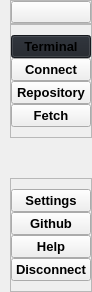
     <widget class="QCustomSlideMenu" name="leftMenuContainer" native="true">
      <property name="maximumSize">
       <size>
        <width>50</width>
        <height>16777215</height>
       </size>
      </property>
      <layout class="QVBoxLayout" name="verticalLayout">
       <property name="spacing">
        <number>0</number>
       </property>
       <property name="leftMargin">
        <number>0</number>
       </property>
       <property name="topMargin">
        <number>0</number>
       </property>
       <property name="rightMargin">
        <number>0</number>
       </property>
       <property name="bottomMargin">
        <number>0</number>
       </property>
       <item>
        <widget class="QWidget" name="leftMenuSubContainer" native="true">
         <property name="maximumSize">
          <size>
           <width>16777215</width>
           <height>16777215</height>
          </size>
         </property>
         <layout class="QVBoxLayout" name="verticalLayout_2">
          <property name="spacing">
           <number>0</number>
          </property>
          <property name="leftMargin">
           <number>10</number>
          </property>
          <property name="topMargin">
           <number>0</number>
          </property>
          <property name="rightMargin">
           <number>0</number>
          </property>
          <property name="bottomMargin">
           <number>0</number>
          </property>
          <item alignment="Qt::AlignTop">
           <widget class="QFrame" name="frame">
            <property name="frameShape">
             <enum>QFrame::StyledPanel</enum>
            </property>
            <property name="frameShadow">
             <enum>QFrame::Raised</enum>
            </property>
            <layout class="QHBoxLayout" name="horizontalLayout_2">
             <property name="spacing">
              <number>0</number>
             </property>
             <property name="leftMargin">
              <number>0</number>
             </property>
             <property name="topMargin">
              <number>0</number>
             </property>
             <property name="rightMargin">
              <number>0</number>
             </property>
             <property name="bottomMargin">
              <number>0</number>
             </property>
             <item>
              <widget class="QPushButton" name="menuBtn">
               <property name="toolTip">
                <string>Menu</string>
               </property>
               <property name="text">
                <string/>
               </property>
               <property name="icon">
                <iconset resource="resource.qrc">
                 <normaloff>:/icons/icons/menu.svg</normaloff>:/icons/icons/menu.svg</iconset>
               </property>
               <property name="iconSize">
                <size>
                 <width>24</width>
                 <height>24</height>
                </size>
               </property>
              </widget>
             </item>
            </layout>
           </widget>
          </item>
          <item alignment="Qt::AlignTop">
           <widget class="QFrame" name="frame_2">
            <property name="sizePolicy">
             <sizepolicy hsizetype="Preferred" vsizetype="Preferred">
              <horstretch>0</horstretch>
              <verstretch>0</verstretch>
             </sizepolicy>
            </property>
            <property name="font">
             <font>
              <pointsize>16</pointsize>
             </font>
            </property>
            <property name="frameShape">
             <enum>QFrame::StyledPanel</enum>
            </property>
            <property name="frameShadow">
             <enum>QFrame::Raised</enum>
            </property>
            <layout class="QVBoxLayout" name="verticalLayout_3">
             <property name="spacing">
              <number>0</number>
             </property>
             <property name="leftMargin">
              <number>0</number>
             </property>
             <property name="topMargin">
              <number>10</number>
             </property>
             <property name="rightMargin">
              <number>0</number>
             </property>
             <property name="bottomMargin">
              <number>10</number>
             </property>
             <item>
              <widget class="QPushButton" name="terminalMenuBtn">
               <property name="font">
                <font>
                 <pointsize>10</pointsize>
                 <weight>75</weight>
                 <bold>true</bold>
                </font>
               </property>
               <property name="toolTip">
                <string>Terminal for easy use</string>
               </property>
               <property name="styleSheet">
                <string notr="true">background-color: #1f232a;</string>
               </property>
               <property name="text">
                <string>Terminal</string>
               </property>
               <property name="icon">
                <iconset resource="resource.qrc">
                 <normaloff>:/icons/icons/terminal.svg</normaloff>:/icons/icons/terminal.svg</iconset>
               </property>
               <property name="iconSize">
                <size>
                 <width>24</width>
                 <height>24</height>
                </size>
               </property>
              </widget>
             </item>
             <item>
              <widget class="QPushButton" name="connectMenuBtn">
               <property name="font">
                <font>
                 <pointsize>10</pointsize>
                 <weight>75</weight>
                 <bold>true</bold>
                </font>
               </property>
               <property name="toolTip">
                <string>Connect to the server</string>
               </property>
               <property name="styleSheet">
                <string notr="true"/>
               </property>
               <property name="text">
                <string>Connect</string>
               </property>
               <property name="icon">
                <iconset resource="resource.qrc">
                 <normaloff>:/icons/icons/log-in.svg</normaloff>:/icons/icons/log-in.svg</iconset>
               </property>
               <property name="iconSize">
                <size>
                 <width>24</width>
                 <height>24</height>
                </size>
               </property>
              </widget>
             </item>
             <item>
              <widget class="QPushButton" name="repoMenuBtn">
               <property name="font">
                <font>
                 <pointsize>10</pointsize>
                 <weight>75</weight>
                 <bold>true</bold>
                </font>
               </property>
               <property name="toolTip">
                <string>Your repository</string>
               </property>
               <property name="text">
                <string>Repository</string>
               </property>
               <property name="icon">
                <iconset resource="resource.qrc">
                 <normaloff>:/icons/icons/home.svg</normaloff>:/icons/icons/home.svg</iconset>
               </property>
               <property name="iconSize">
                <size>
                 <width>24</width>
                 <height>24</height>
                </size>
               </property>
              </widget>
             </item>
             <item>
              <widget class="QPushButton" name="fetchMenuBtn">
               <property name="font">
                <font>
                 <pointsize>10</pointsize>
                 <weight>75</weight>
                 <bold>true</bold>
                </font>
               </property>
               <property name="toolTip">
                <string>Fetch files from another hostname</string>
               </property>
               <property name="text">
                <string>Fetch</string>
               </property>
               <property name="icon">
                <iconset resource="resource.qrc">
                 <normaloff>:/icons/icons/file-plus.svg</normaloff>:/icons/icons/file-plus.svg</iconset>
               </property>
               <property name="iconSize">
                <size>
                 <width>24</width>
                 <height>24</height>
                </size>
               </property>
              </widget>
             </item>
            </layout>
           </widget>
          </item>
          <item>
           <spacer name="verticalSpacer">
            <property name="orientation">
             <enum>Qt::Vertical</enum>
            </property>
            <property name="sizeHint" stdset="0">
             <size>
              <width>20</width>
              <height>40</height>
             </size>
            </property>
           </spacer>
          </item>
          <item alignment="Qt::AlignBottom">
           <widget class="QFrame" name="frame_3">
            <property name="enabled">
             <bool>true</bool>
            </property>
            <property name="frameShape">
             <enum>QFrame::StyledPanel</enum>
            </property>
            <property name="frameShadow">
             <enum>QFrame::Raised</enum>
            </property>
            <layout class="QVBoxLayout" name="verticalLayout_4">
             <property name="spacing">
              <number>0</number>
             </property>
             <property name="leftMargin">
              <number>0</number>
             </property>
             <property name="topMargin">
              <number>10</number>
             </property>
             <property name="rightMargin">
              <number>0</number>
             </property>
             <property name="bottomMargin">
              <number>10</number>
             </property>
             <item>
              <widget class="QPushButton" name="settingBtn">
               <property name="font">
                <font>
                 <pointsize>10</pointsize>
                 <weight>75</weight>
                 <bold>true</bold>
                </font>
               </property>
               <property name="toolTip">
                <string>Go the settings</string>
               </property>
               <property name="text">
                <string>Settings</string>
               </property>
               <property name="icon">
                <iconset resource="resource.qrc">
                 <normaloff>:/icons/icons/settings.svg</normaloff>:/icons/icons/settings.svg</iconset>
               </property>
               <property name="iconSize">
                <size>
                 <width>24</width>
                 <height>24</height>
                </size>
               </property>
              </widget>
             </item>
             <item>
              <widget class="QPushButton" name="githubBtn">
               <property name="font">
                <font>
                 <pointsize>10</pointsize>
                 <weight>75</weight>
                 <bold>true</bold>
                </font>
               </property>
               <property name="toolTip">
                <string>See our source code</string>
               </property>
               <property name="text">
                <string>Github</string>
               </property>
               <property name="icon">
                <iconset resource="resource.qrc">
                 <normaloff>:/icons/icons/github.svg</normaloff>:/icons/icons/github.svg</iconset>
               </property>
               <property name="iconSize">
                <size>
                 <width>24</width>
                 <height>24</height>
                </size>
               </property>
              </widget>
             </item>
             <item>
              <widget class="QPushButton" name="helpBtn">
               <property name="font">
                <font>
                 <pointsize>10</pointsize>
                 <weight>75</weight>
                 <bold>true</bold>
                </font>
               </property>
               <property name="toolTip">
                <string>Show helps about this app</string>
               </property>
               <property name="text">
                <string>Help</string>
               </property>
               <property name="icon">
                <iconset resource="resource.qrc">
                 <normaloff>:/icons/icons/help-circle.svg</normaloff>:/icons/icons/help-circle.svg</iconset>
               </property>
               <property name="iconSize">
                <size>
                 <width>24</width>
                 <height>24</height>
                </size>
               </property>
              </widget>
             </item>
             <item>
              <widget class="QPushButton" name="disconnectBtn">
               <property name="font">
                <font>
                 <pointsize>10</pointsize>
                 <weight>75</weight>
                 <bold>true</bold>
                </font>
               </property>
               <property name="toolTip">
                <string>Disconnect to the server</string>
               </property>
               <property name="text">
                <string>Disconnect</string>
               </property>
               <property name="icon">
                <iconset resource="resource.qrc">
                 <normaloff>:/icons/icons/log-out.svg</normaloff>:/icons/icons/log-out.svg</iconset>
               </property>
               <property name="iconSize">
                <size>
                 <width>24</width>
                 <height>24</height>
                </size>
               </property>
              </widget>
             </item>
            </layout>
           </widget>
          </item>
         </layout>
        </widget>
       </item>
      </layout>
     </widget>
